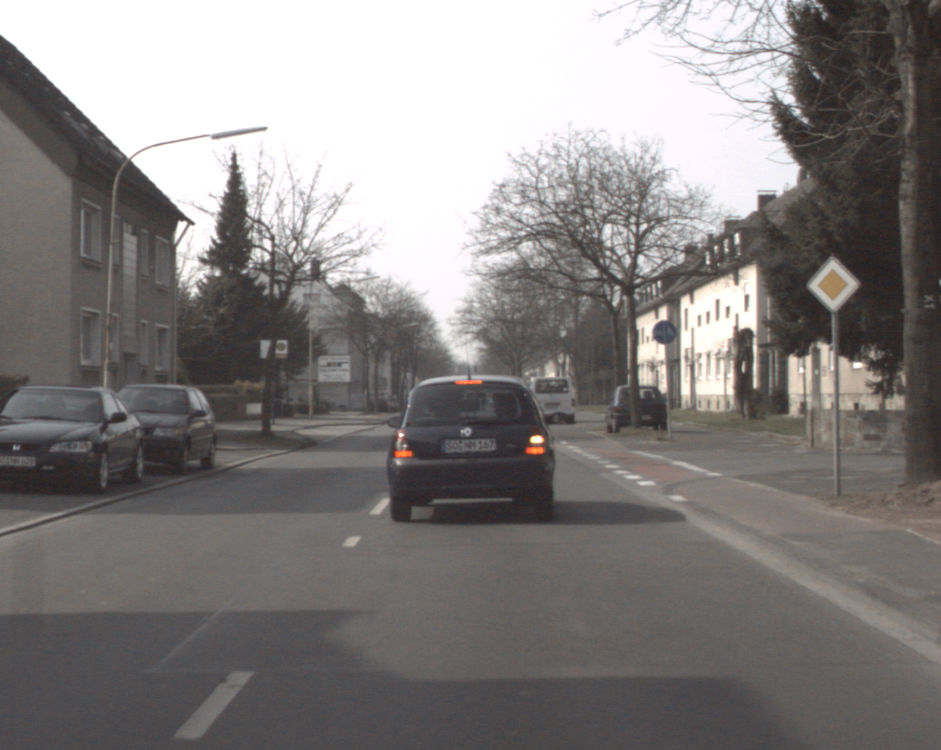
#> input picture lectures_py-files/Lecture01_py-files/left_#290.bmp, 941 x 750 px, shrunk from 1276 x 1016 before the run
$ python demosaicing.py
#> lines starting #> are read from the running program, lines starting #| are printed output that depends on the picture
#> further down, img is the input picture: shape (750, 941, 3); mean R, G, B 132.2, 128.8, 127.9
import numpy as np
import matplotlib.pyplot as plt
from scipy.ndimage import correlate


def demosaicing(image):
    """Demosaic a GRBG Bayer image into a uint8 RGB image."""
    im = np.asarray(image, dtype=np.float64)

    if im.ndim not in (2, 3):
        raise ValueError("Input must be a 2D image or a 3-channel RGB image.")
    if im.ndim == 3 and im.shape[2] != 3:
        raise ValueError("A color input must have exactly 3 channels.")

    M, N = im.shape[:2]
#> M = 750; N = 941

    # Bayer pattern:
    # G R G R
    # B G B G
    red_mask = np.zeros((M, N))
    green_mask = np.zeros((M, N))
    blue_mask = np.zeros((M, N))

    red_mask[0::2, 1::2] = 1
    green_mask[0::2, 0::2] = 1
    green_mask[1::2, 1::2] = 1
    blue_mask[1::2, 0::2] = 1

    if im.ndim == 2:
        R = im * red_mask
        G = im * green_mask
        B = im * blue_mask
    else:
        R = im[:, :, 0] * red_mask
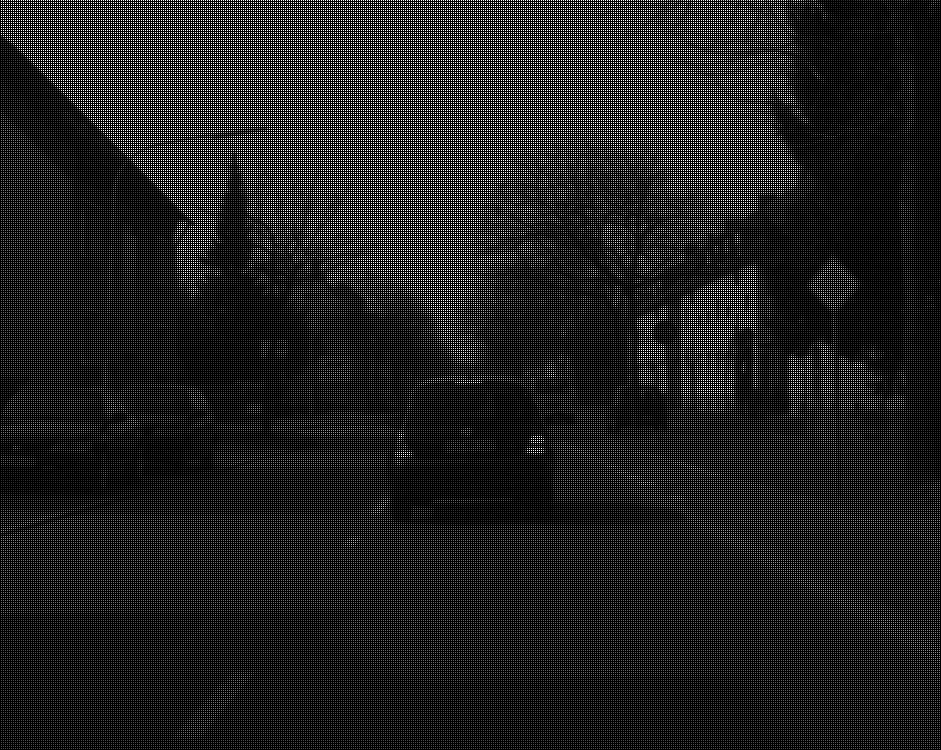
#> R: shape (750, 941) float64; min 0, max 255, mean 33
        G = im[:, :, 1] * green_mask
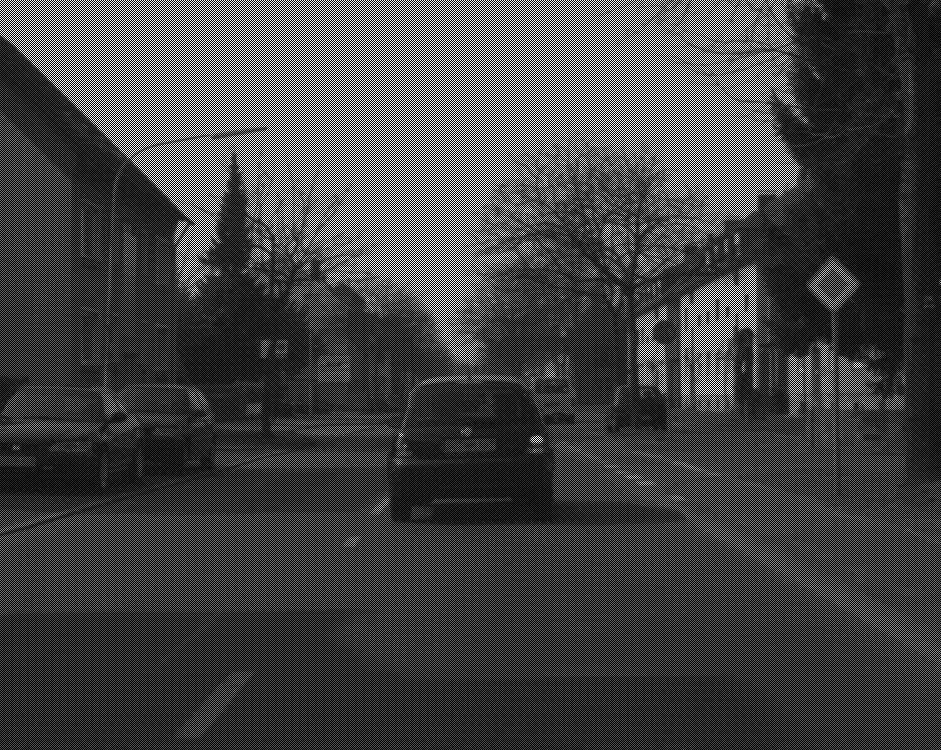
#> G: shape (750, 941) float64; min 0, max 255, mean 64.4
        B = im[:, :, 2] * blue_mask
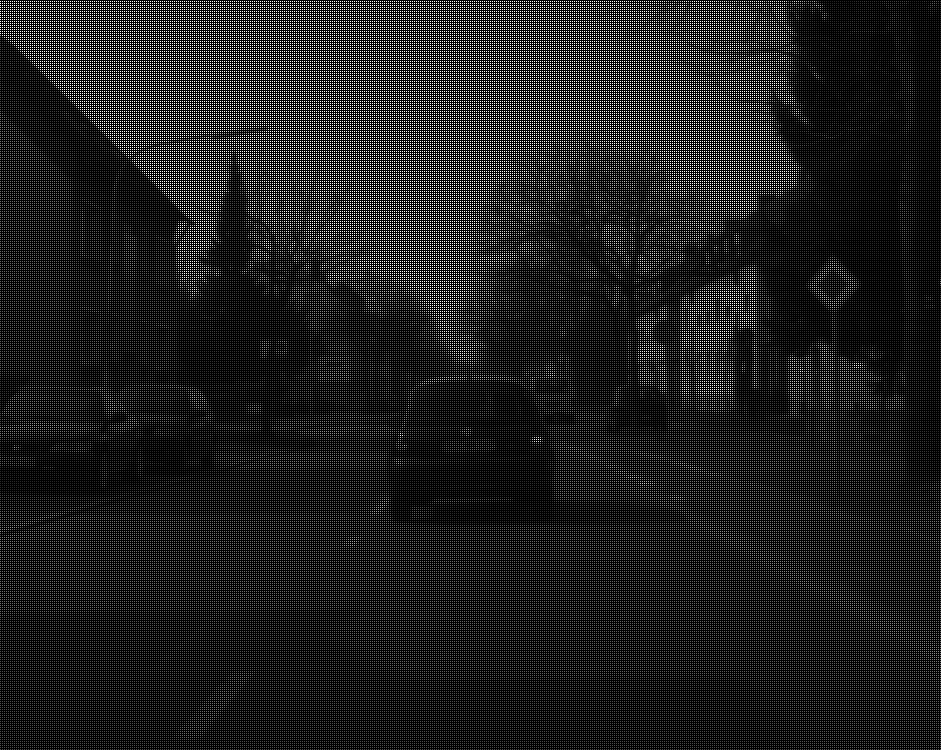
#> B: shape (750, 941) float64; min 0, max 255, mean 32

    cross_kernel = np.array([
        [0, 1, 0],
        [1, 0, 1],
        [0, 1, 0]
    ], dtype=float) / 4

    diagonal_kernel = np.array([
        [1, 0, 1],
        [0, 0, 0],
        [1, 0, 1]
    ], dtype=float) / 4

    def imfilter(channel, kernel):
        # Match MATLAB imfilter's default zero padding.
        return correlate(channel, kernel, mode="constant", cval=0.0)

    # Interpolate missing green values
    G = G + imfilter(G, cross_kernel)

    # Interpolate blue at red locations, then green locations
    B1 = imfilter(B, diagonal_kernel)
    B2 = imfilter(B + B1, cross_kernel)
    B = B + B1 + B2
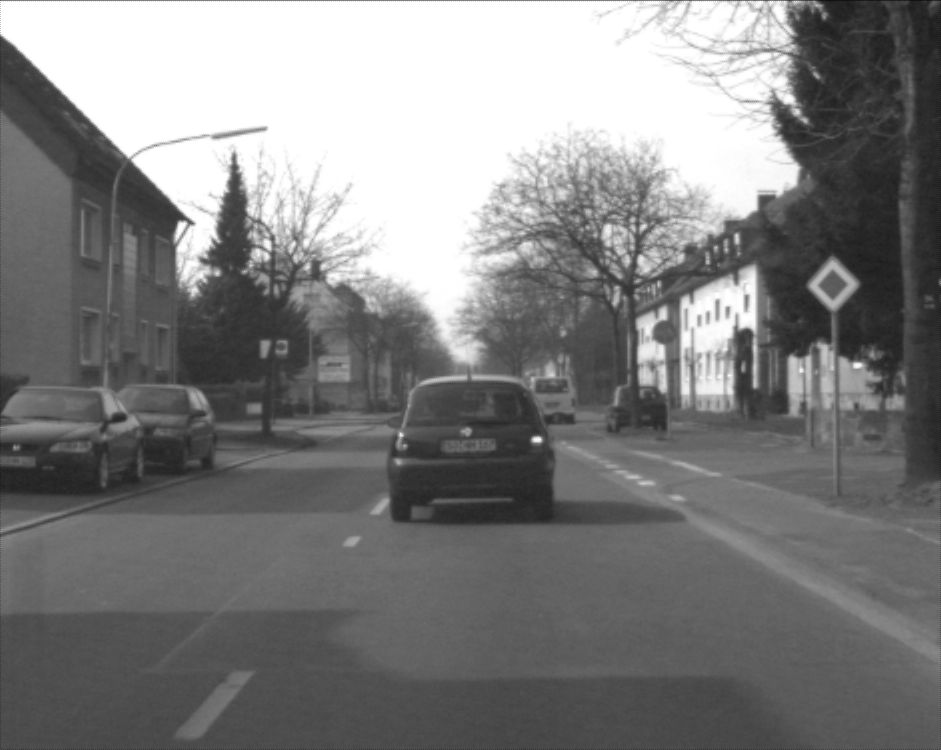
#> B: shape (750, 941) float64; min 17, max 255, mean 127.7

    # Interpolate red at blue locations, then green locations
    R1 = imfilter(R, diagonal_kernel)
    R2 = imfilter(R + R1, cross_kernel)
    R = R + R1 + R2

    output = np.stack((R, G, B), axis=-1)

    # Match MATLAB uint8: saturate and round nonnegative values.
    output = np.floor(np.clip(output, 0, 255) + 0.5).astype(np.uint8)

    return output


img = plt.imread("left_#290.bmp")
output = demosaicing(img)

plt.figure()
plt.imshow(img)
plt.axis("off")

plt.figure()
plt.imshow(output)
plt.axis("off")

plt.show()
